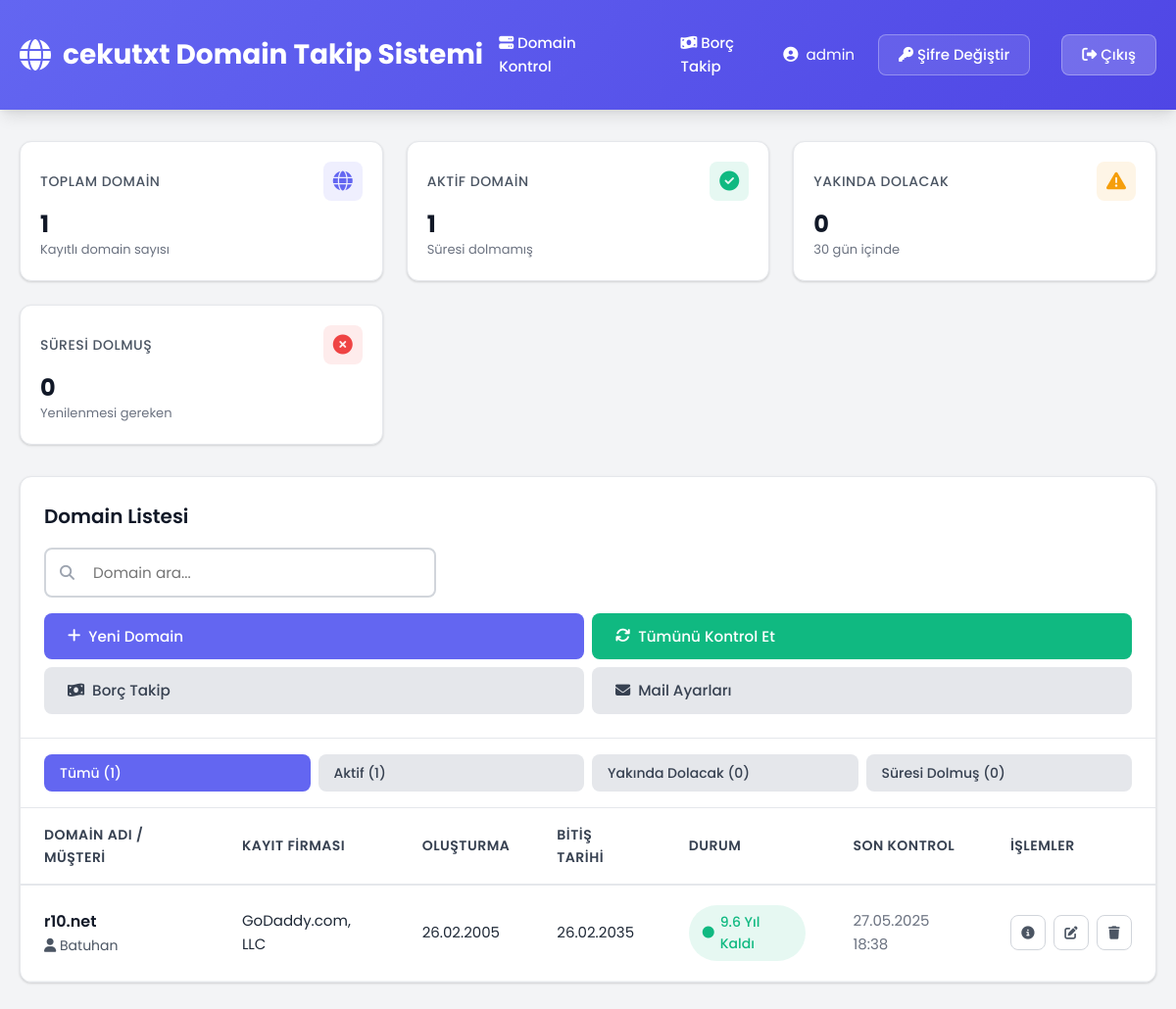
/admin/index.php (signed in), run on the app's committed database.
### tables this page shows
CREATE TABLE `domains` (
  `id` int(11) NOT NULL,
  `domain_name` varchar(255) NOT NULL,
  `registrar` varchar(255) DEFAULT NULL,
  `creation_date` date DEFAULT NULL,
  `expiry_date` date DEFAULT NULL,
  `updated_date` date DEFAULT NULL,
  `status` varchar(50) DEFAULT NULL,
  `name_servers` text DEFAULT NULL,
  `last_checked` timestamp NULL DEFAULT NULL,
  `notes` text DEFAULT NULL,
  `created_at` timestamp NOT NULL DEFAULT current_timestamp(),
  `updated_at` timestamp NOT NULL DEFAULT current_timestamp() ON UPDATE current_timestamp()
);

### includes/functions.php (called while the page is built, shortened)
<?php
function calculateDaysRemaining($expiryDate) {
    $expiry = new DateTime($expiryDate);
    $today = new DateTime();
    $interval = $today->diff($expiry);
    return $interval->invert ? -$interval->days : $interval->days;
}
function getStatusColor($days) {
    return 'success';
}
function getStatusText($days) {
    return round($days / 365, 1) . ' Yıl Kaldı';
}
?>

### admin/index.php (the view, shortened to what this page needs)
<?php
require_once '../config/database.php';
require_once '../includes/functions.php';
try {
    $stmt = $db->query("SELECT COUNT(*) FROM domains");
    $totalDomains = $stmt->fetchColumn();
    $stmt = $db->query("SELECT COUNT(*) FROM domains WHERE expiry_date > CURDATE()");
    $activeDomains = $stmt->fetchColumn();
    $stmt = $db->query("SELECT COUNT(*) FROM domains WHERE expiry_date BETWEEN CURDATE() AND DATE_ADD(CURDATE(), INTERVAL 30 DAY)");
    $expiringDomains = $stmt->fetchColumn();
    $stmt = $db->query("SELECT COUNT(*) FROM domains WHERE expiry_date < CURDATE()");
    $expiredDomains = $stmt->fetchColumn();
    $search = $_GET['search'] ?? '';
    $filter = $_GET['filter'] ?? 'all';
    $query = "SELECT * FROM domains WHERE 1=1";
    $params = [];
    $query .= " ORDER BY expiry_date ASC";
    $stmt = $db->prepare($query);
    $stmt->execute($params);
    $domains = $stmt->fetchAll();
} catch (PDOException $e) {
    die("Veritabanı hatası: " . $e->getMessage());
}
?>
<!DOCTYPE html>
<html lang="tr">
<head>
    <link rel="stylesheet" href="../assets/css/style.css">
    <link rel="stylesheet" href="https://cdnjs.cloudflare.com/ajax/libs/font-awesome/6.5.1/css/all.min.css">
</head>
<body>
    <header class="header">
        <div class="container">
            <div class="header-content">
                <a href="index.php" class="logo">
                    <i class="fas fa-globe"></i>
                    cekutxt Domain Takip Sistemi
                </a>
                <nav style="flex: 1; display: flex; justify-content: center; align-items: center;">
                    <a href="index.php" style="color: white; text-decoration: none; font-weight: 500; padding: 0.5rem 1rem; border-radius: var(--radius-sm); transition: all 0.3s ease;">
                        <i class="fas fa-server"></i> Domain Kontrol
                    </a>
                    <a href="borc-takip.php" style="color: white; text-decoration: none; font-weight: 500; padding: 0.5rem 1rem; margin-left: 1rem; border-radius: var(--radius-sm); transition: all 0.3s ease;">
                        <i class="fas fa-money-bill-wave"></i> Borç Takip
                    </a>
                </nav>
                <div class="user-menu">
                    <div class="user-info">
                        <i class="fas fa-user-circle"></i>
                        <span><?php echo htmlspecialchars($_SESSION['admin_username']); ?></span>
                    </div>
                    <a href="change-password.php" class="btn-logout" style="background: rgba(255, 255, 255, 0.1); margin-right: 0.5rem;">
                        <i class="fas fa-key"></i> Şifre Değiştir
                    </a>
                    <a href="logout.php" class="btn-logout">
                        <i class="fas fa-sign-out-alt"></i> Çıkış
                    </a>
                </div>
            </div>
        </div>
    </header>
    <main class="main-content">
        <div class="container">
            <div class="stats-grid">
                <div class="stat-card">
                    <div class="stat-card-header">
                        <h3 class="stat-card-title">Toplam Domain</h3>
                        <div class="stat-card-icon primary">
                            <i class="fas fa-globe"></i>
                        </div>
                    </div>
                    <div class="stat-card-value"><?php echo $totalDomains; ?></div>
                    <div class="stat-card-desc">Kayıtlı domain sayısı</div>
                </div>
                <div class="stat-card">
                    <div class="stat-card-header">
                        <h3 class="stat-card-title">Aktif Domain</h3>
                        <div class="stat-card-icon success">
                            <i class="fas fa-check-circle"></i>
                        </div>
                    </div>
                    <div class="stat-card-value"><?php echo $activeDomains; ?></div>
                    <div class="stat-card-desc">Süresi dolmamış</div>
                </div>
                <div class="stat-card">
                    <div class="stat-card-header">
                        <h3 class="stat-card-title">Yakında Dolacak</h3>
                        <div class="stat-card-icon warning">
                            <i class="fas fa-exclamation-triangle"></i>
                        </div>
                    </div>
                    <div class="stat-card-value"><?php echo $expiringDomains; ?></div>
                    <div class="stat-card-desc">30 gün içinde</div>
                </div>
                <div class="stat-card">
                    <div class="stat-card-header">
                        <h3 class="stat-card-title">Süresi Dolmuş</h3>
                        <div class="stat-card-icon danger">
                            <i class="fas fa-times-circle"></i>
                        </div>
                    </div>
                    <div class="stat-card-value"><?php echo $expiredDomains; ?></div>
                    <div class="stat-card-desc">Yenilenmesi gereken</div>
                </div>
            </div>
            <div class="domain-panel">
                <div class="panel-header">
                    <h2 class="panel-title">Domain Listesi</h2>
                    <div class="panel-actions">
                        <form method="GET" class="search-box">
                            <i class="fas fa-search"></i>
                            <input type="text"
                                   name="search"
                                   placeholder="Domain ara..."
                                   value="<?php echo htmlspecialchars($search); ?>">
                        </form>
                        <div style="display: grid; grid-template-columns: 1fr 1fr; gap: 0.5rem; width: 100%;">
                            <button class="btn btn-primary" onclick="showAddModal()">
                                <i class="fas fa-plus"></i> Yeni Domain
                            </button>
                            <button class="btn btn-success" onclick="checkAllDomains(event)">
                                <i class="fas fa-sync"></i> Tümünü Kontrol Et
                            </button>
                            <a href="borc-takip.php" class="btn btn-secondary" title="Borç Takip">
                                <i class="fas fa-money-bill-wave"></i> Borç Takip
                            </a>
                            <a href="mail-settings.php" class="btn btn-secondary" title="Mail ayarları">
                                <i class="fas fa-envelope"></i> Mail Ayarları
                            </a>
                        </div>
                    </div>
                </div>
                <div style="padding: 1rem 1.5rem; border-bottom: 1px solid var(--gray-200);">
                    <div style="display: grid; grid-template-columns: repeat(auto-fit, minmax(120px, 1fr)); gap: 0.5rem;">
                        <a href="?filter=all<?php echo $search ? '&search=' . urlencode($search) : ''; ?>"
                           class="btn btn-sm <?php echo $filter == 'all' ? 'btn-primary' : 'btn-secondary'; ?>">
                            Tümü (<?php echo $totalDomains; ?>)
                        </a>
                        <a href="?filter=active<?php echo $search ? '&search=' . urlencode($search) : ''; ?>"
                           class="btn btn-sm <?php echo $filter == 'active' ? 'btn-primary' : 'btn-secondary'; ?>">
                            Aktif (<?php echo $activeDomains; ?>)
                        </a>
                        <a href="?filter=expiring<?php echo $search ? '&search=' . urlencode($search) : ''; ?>"
                           class="btn btn-sm <?php echo $filter == 'expiring' ? 'btn-primary' : 'btn-secondary'; ?>">
                            Yakında Dolacak (<?php echo $expiringDomains; ?>)
                        </a>
                        <a href="?filter=expired<?php echo $search ? '&search=' . urlencode($search) : ''; ?>"
                           class="btn btn-sm <?php echo $filter == 'expired' ? 'btn-primary' : 'btn-secondary'; ?>">
                            Süresi Dolmuş (<?php echo $expiredDomains; ?>)
                        </a>
                    </div>
                </div>
                <?php if (empty($domains)): ?>
                    <div class="empty-state">
                        <i class="fas fa-inbox"></i>
                        <h3>Domain bulunamadı</h3>
                        <p>Henüz kayıtlı domain bulunmuyor veya arama kriterlerinize uygun sonuç yok.</p>
                        <button class="btn btn-primary" onclick="showAddModal()">
                            <i class="fas fa-plus"></i> İlk Domaini Ekle
                        </button>
                    </div>
                <?php else: ?>
                    <div style="overflow-x: auto;">
                    <table class="domain-table">
                        <thead>
                            <tr>
                                <th>Domain Adı / Müşteri</th>
                                <th>Kayıt Firması</th>
                                <th class="hide-mobile">Oluşturma</th>
                                <th>Bitiş Tarihi</th>
                                <th>Durum</th>
                                <th class="hide-mobile">Son Kontrol</th>
                                <th>İşlemler</th>
                            </tr>
                        </thead>
                        <tbody>
                            <?php foreach ($domains as $domain): ?>
                                <?php
                                    $days = calculateDaysRemaining($domain['expiry_date']);
                                    $statusColor = getStatusColor($days);
                                    $statusText = getStatusText($days);
                                ?>
                                <tr>
                                    <td>
                                        <div class="domain-name"><?php echo htmlspecialchars($domain['domain_name']); ?></div>
                                        <?php
                                            $customerName = $domain['customer_name'] ?? $domain['notes'] ?? '';
                                            if ($customerName):
                                        ?>
                                            <div class="domain-registrar">
                                                <i class="fas fa-user"></i>
                                                <?php echo htmlspecialchars($customerName); ?>
                                            </div>
                                        <?php endif; ?>
                                    </td>
                                    <td><?php echo htmlspecialchars($domain['registrar'] ?: 'Bilinmiyor'); ?></td>
                                    <td class="hide-mobile">
                                        <?php echo $domain['creation_date'] ? date('d.m.Y', strtotime($domain['creation_date'])) : '-'; ?>
                                    </td>
                                    <td>
                                        <?php echo $domain['expiry_date'] ? date('d.m.Y', strtotime($domain['expiry_date'])) : '-'; ?>
                                    </td>
                                    <td>
                                        <span class="status-badge <?php echo $statusColor; ?>">
                                            <i class="fas fa-circle"></i>
                                            <?php echo $statusText; ?>
                                        </span>
                                    </td>
                                    <td class="hide-mobile">
                                        <?php if ($domain['last_checked']): ?>
                                            <span class="text-muted">
                                                <?php echo date('d.m.Y H:i', strtotime($domain['last_checked'])); ?>
                                            </span>
                                        <?php else: ?>
                                            <span class="text-muted">Kontrol edilmedi</span>
                                        <?php endif; ?>
                                    </td>
                                    <td>
                                        <div class="actions">
                                            <button class="btn-action"
                                                    onclick="showWhoisInfo(<?php echo $domain['id']; ?>, event)"
                                                    title="Whois Bilgileri">
                                                <i class="fas fa-info-circle"></i>
                                            </button>
                                            <button class="btn-action"
                                                    onclick="editDomain(<?php echo $domain['id']; ?>, event)"
                                                    title="Düzenle">
                                                <i class="fas fa-edit"></i>
                                            </button>
                                            <button class="btn-action danger"
                                                    onclick="deleteDomain(<?php echo $domain['id']; ?>, event)"
                                                    title="Sil">
                                            <i class="fas fa-trash"></i>
                                            </button>
                                        </div>
                                    </td>
                                </tr>
                            <?php endforeach; ?>
                        </tbody>
                    </table>
                    </div>
                <?php endif; ?>
            </div>
        </div>
    </main>
</body>
</html>

### data on the page
domains: domain_name "r10.net", notes "Batuhan", registrar "GoDaddy.com, LLC", creation_date "26.02.2005", expiry_date "26.02.2035", expiry_date "9.6 Yıl Kaldı", last_checked "27.05.2025 18:38"

### other printed values
$_SESSION['admin_username'] "admin"
$totalDomains "1"
$activeDomains "1"
$expiringDomains "0"
$expiredDomains "0"
